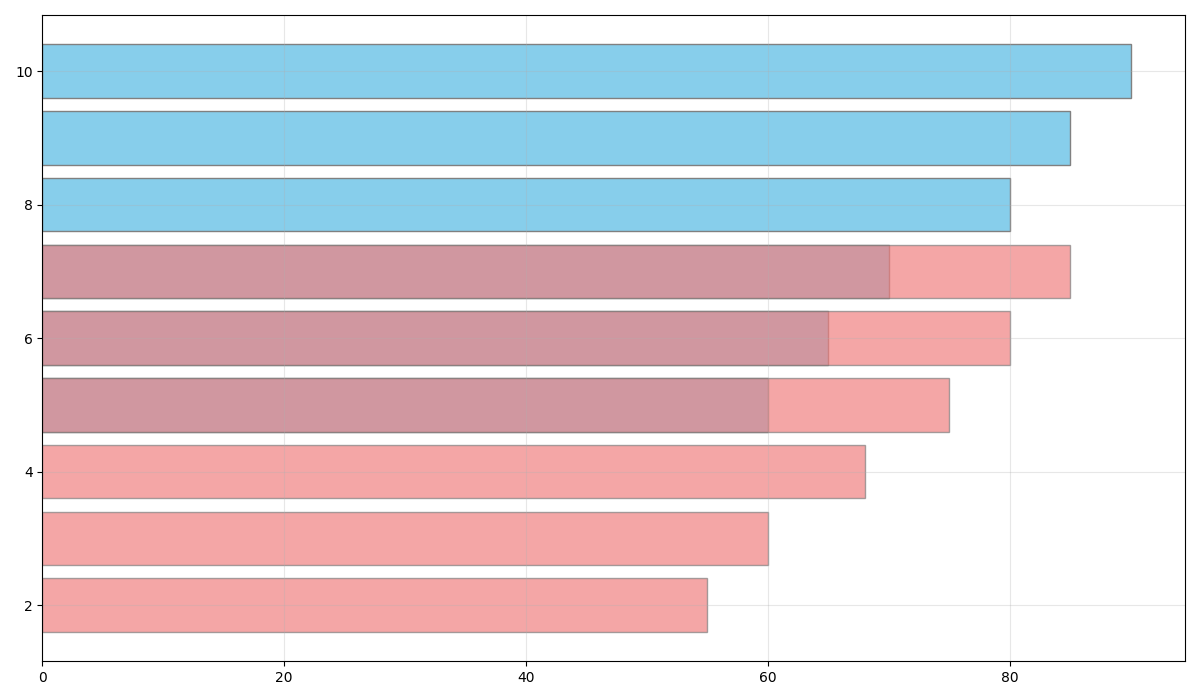

Python code for this plot:
import matplotlib.pyplot as plt
import numpy as np

# Data
sleep_hours = np.array([5, 6, 7, 8, 9, 10])
productivity_scores = np.array([60, 65, 70, 80, 85, 90])
leisure_hours = np.array([2, 3, 4, 5, 6, 7])
leisure_productivity_scores = np.array([55, 60, 68, 75, 80, 85])

# Create horizontal bar chart
plt.figure(figsize=(12, 7))
plt.barh(sleep_hours, productivity_scores, color='skyblue', edgecolor='gray')
plt.barh(leisure_hours, leisure_productivity_scores, color='lightcoral', edgecolor='gray', alpha=0.7)

# Customize axes without labels and title
plt.grid(visible=True, linestyle='-', alpha=0.3)

# Adjust layout
plt.tight_layout()

# Show plot
plt.show()
